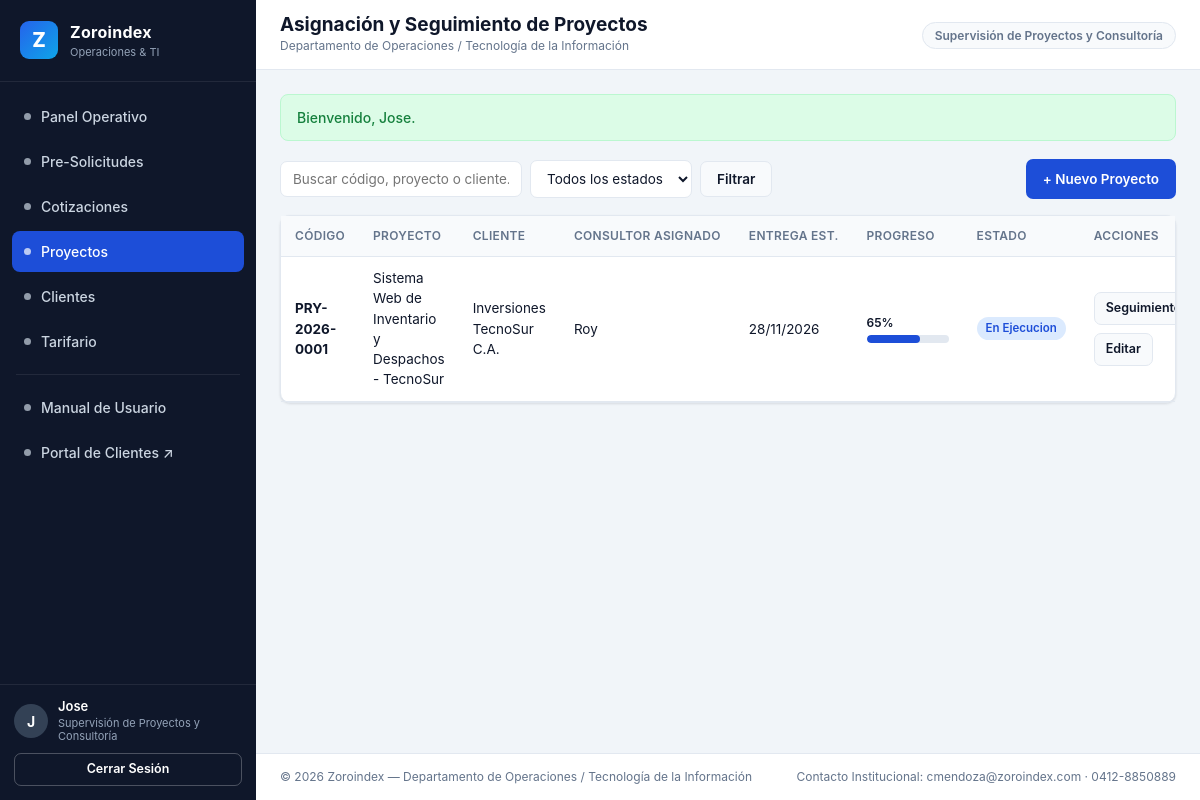
The app's page /proyectos.php (signed in) with its own data.
### tables this page shows
CREATE TABLE `proyectos` (
  `id` INT UNSIGNED NOT NULL AUTO_INCREMENT,
  `codigo` VARCHAR(30) NOT NULL,
  `cotizacion_id` INT UNSIGNED DEFAULT NULL,
  `cliente_id` INT UNSIGNED NOT NULL,
  `supervisor_id` INT UNSIGNED NOT NULL,
  `consultor_id` INT UNSIGNED DEFAULT NULL,
  `nombre_proyecto` VARCHAR(160) NOT NULL,
  `descripcion` TEXT DEFAULT NULL,
  `fecha_inicio` DATE DEFAULT NULL,
  `fecha_entrega_est` DATE DEFAULT NULL,
  `progreso` TINYINT UNSIGNED NOT NULL DEFAULT 0,
  `estado` ENUM('Planificado','En Ejecucion','En Pruebas','Entregado','Pausado') NOT NULL DEFAULT 'Planificado',
  `creado_en` DATETIME NOT NULL DEFAULT CURRENT_TIMESTAMP,
  `actualizado_en` DATETIME NOT NULL DEFAULT CURRENT_TIMESTAMP ON UPDATE CURRENT_TIMESTAMP,
  PRIMARY KEY (`id`),
  UNIQUE KEY `uk_proyectos_codigo` (`codigo`),
  KEY `idx_pry_cliente` (`cliente_id`),
  KEY `idx_pry_consultor` (`consultor_id`),
  KEY `idx_pry_estado` (`estado`),
  CONSTRAINT `fk_pry_cot` FOREIGN KEY (`cotizacion_id`) REFERENCES `cotizaciones` (`id`) ON DELETE SET NULL ON UPDATE CASCADE,
  CONSTRAINT `fk_pry_cliente` FOREIGN KEY (`cliente_id`) REFERENCES `clientes` (`id`) ON UPDATE CASCADE,
  CONSTRAINT `fk_pry_supervisor` FOREIGN KEY (`supervisor_id`) REFERENCES `usuarios` (`id`) ON UPDATE CASCADE,
  CONSTRAINT `fk_pry_consultor` FOREIGN KEY (`consultor_id`) REFERENCES `usuarios` (`id`) ON DELETE SET NULL ON UPDATE CASCADE
);

CREATE TABLE `usuarios` (
  `id` INT UNSIGNED NOT NULL AUTO_INCREMENT,
  `rol_id` INT UNSIGNED NOT NULL,
  `nombre_completo` VARCHAR(120) NOT NULL,
  `usuario` VARCHAR(60) NOT NULL,
  `correo` VARCHAR(120) NOT NULL,
  `telefono` VARCHAR(30) DEFAULT NULL,
  `password_hash` VARCHAR(255) NOT NULL,
  `activo` TINYINT(1) NOT NULL DEFAULT 1,
  `ultimo_acceso` DATETIME DEFAULT NULL,
  `creado_en` DATETIME NOT NULL DEFAULT CURRENT_TIMESTAMP,
  PRIMARY KEY (`id`),
  UNIQUE KEY `uk_usuarios_usuario` (`usuario`),
  UNIQUE KEY `uk_usuarios_correo` (`correo`),
  KEY `idx_usuarios_rol` (`rol_id`),
  CONSTRAINT `fk_usuarios_rol` FOREIGN KEY (`rol_id`) REFERENCES `roles` (`id`) ON UPDATE CASCADE
);

CREATE TABLE `clientes` (
  `id` INT UNSIGNED NOT NULL AUTO_INCREMENT,
  `razon_social` VARCHAR(150) NOT NULL,
  `documento_rif` VARCHAR(30) NOT NULL,
  `contacto_principal` VARCHAR(120) NOT NULL,
  `correo` VARCHAR(120) NOT NULL,
  `telefono` VARCHAR(30) NOT NULL,
  `direccion` VARCHAR(255) DEFAULT NULL,
  `sector` VARCHAR(80) DEFAULT NULL,
  `activo` TINYINT(1) NOT NULL DEFAULT 1,
  `creado_en` DATETIME NOT NULL DEFAULT CURRENT_TIMESTAMP,
  PRIMARY KEY (`id`),
  UNIQUE KEY `uk_clientes_rif` (`documento_rif`),
  KEY `idx_clientes_correo` (`correo`)
);

### includes/helpers.php (called while the page is built, shortened)
<?php
function e(?string $value): string
{
    return htmlspecialchars((string)$value, ENT_QUOTES, 'UTF-8');
}
function flash_get(): ?array
{
    if (!empty($_SESSION['flash'])) {
        $flash = $_SESSION['flash'];
        return $flash;
    }
    return null;
}
function format_date(?string $date): string
{
    $ts = strtotime($date);
    return $ts ? date('d/m/Y', $ts) : $date;
}
function badge_class(string $status): string
{
    $map = [
        'Recibida'     => 'badge-info',
        'En Revision'  => 'badge-warning',
        'Cotizada'     => 'badge-primary',
        'Borrador'     => 'badge-neutral',
        'Enviada'      => 'badge-info',
        'Aprobada'     => 'badge-success',
        'Rechazada'    => 'badge-danger',
        'Vencida'      => 'badge-neutral',
        'Cerrada'      => 'badge-neutral',
        'Planificado'  => 'badge-neutral',
        'En Ejecucion' => 'badge-primary',
        'En Pruebas'   => 'badge-warning',
        'Entregado'    => 'badge-success',
        'Pausado'      => 'badge-danger',
        'Baja'         => 'badge-neutral',
        'Media'        => 'badge-info',
        'Alta'         => 'badge-warning',
        'Urgente'      => 'badge-danger',
        'Avance'       => 'badge-primary',
        'Calidad'      => 'badge-success',
        'Incidencia'   => 'badge-danger',
        'Entrega'      => 'badge-success',
    ];
    return $map[$status] ?? 'badge-neutral';
}

### includes/auth.php (called while the page is built, shortened)
<?php
require_once __DIR__ . '/helpers.php';
function role_permissions(): array
{
    return [
        'gerencia' => ['*'],
        'sup_atencion' => [
            'dashboard',
            'presolicitudes.view',
            'presolicitudes.create',
            'presolicitudes.edit',
            'presolicitudes.assign',
            'clientes.view',
            'clientes.manage',
            'cotizaciones.view',
            'proyectos.view',
        ],
        'sup_proyectos' => [
            'dashboard',
            'presolicitudes.view',
            'clientes.view',
            'cotizaciones.view',
            'cotizaciones.manage',
            'cotizaciones.approve',
            'tarifario.view',
            'tarifario.manage',
            'proyectos.view',
            'proyectos.manage',
            'proyectos.track',
        ],
        'operador' => [
            'dashboard',
            'presolicitudes.view',
            'presolicitudes.create',
            'presolicitudes.edit',
            'clientes.view',
            'clientes.manage',
        ],
        'consultor' => [
            'dashboard',
            'proyectos.view',
            'proyectos.track',
        ],
        'calidad' => [
            'dashboard',
            'presolicitudes.view',
            'cotizaciones.view',
            'proyectos.view',
            'proyectos.qa',
            'auditoria.view',
        ],
    ];
}
function current_user(): ?array
{
    return $_SESSION['user'] ?? null;
}
function has_permission(string $permission): bool
{
    $user = current_user();
    $perms = role_permissions()[$user['rol_codigo']] ?? [];
    return in_array($permission, $perms, true);
}

### proyectos.php (the view, shortened to what this page needs)
<?php
require_once __DIR__ . '/includes/layout.php';
$pdo = db();
$q      = trim((string)($_GET['q'] ?? ''));
$sql = 'SELECT pr.*, c.razon_social, us.nombre_completo AS supervisor_nombre, uc.nombre_completo AS consultor_nombre
        FROM proyectos pr
        INNER JOIN clientes c ON c.id = pr.cliente_id
        INNER JOIN usuarios us ON us.id = pr.supervisor_id
        LEFT JOIN usuarios uc ON uc.id = pr.consultor_id
        WHERE 1=1';
$params = [];
$sql .= ' ORDER BY pr.creado_en DESC';
$stmt = $pdo->prepare($sql);
$stmt->execute($params);
$rows = $stmt->fetchAll();
render_header('Asignación y Seguimiento de Proyectos', 'proyectos');
?>
<div class="toolbar">
    <form method="get" action="proyectos.php" class="toolbar-filters">
        <input type="text" name="q" value="<?= e($q) ?>" placeholder="Buscar código, proyecto o cliente...">
        <select name="estado">
            <option value="">Todos los estados</option>
        </select>
        <button type="submit" class="btn btn-secondary">Filtrar</button>
    </form>
    <?php if (has_permission('proyectos.manage')): ?>
        <a href="proyecto_form.php" class="btn btn-primary">+ Nuevo Proyecto</a>
    <?php endif; ?>
</div>
<section class="card">
    <div class="table-responsive">
        <table>
            <thead>
                <tr>
                    <th>Código</th>
                    <th>Proyecto</th>
                    <th>Cliente</th>
                    <th>Consultor Asignado</th>
                    <th>Entrega Est.</th>
                    <th>Progreso</th>
                    <th>Estado</th>
                    <th>Acciones</th>
                </tr>
            </thead>
            <tbody>
                <?php if (!$rows): ?>
                    <tr><td colspan="8" class="text-muted">No hay proyectos registrados.</td></tr>
                <?php else: ?>
                    <?php foreach ($rows as $r): ?>
                        <tr>
                            <td><strong><?= e($r['codigo']) ?></strong></td>
                            <td><?= e($r['nombre_proyecto']) ?></td>
                            <td><?= e($r['razon_social']) ?></td>
                            <td><?= e($r['consultor_nombre'] ?? 'Sin asignar') ?></td>
                            <td><?= e(format_date($r['fecha_entrega_est'])) ?></td>
                            <td style="min-width:110px;">
                                <div style="font-size:12px;font-weight:600;margin-bottom:3px;"><?= (int)$r['progreso'] ?>%</div>
                                <div class="progress-bar"><div class="progress-fill" style="width:<?= (int)$r['progreso'] ?>%"></div></div>
                            </td>
                            <td><span class="badge <?= e(badge_class($r['estado'])) ?>"><?= e($r['estado']) ?></span></td>
                            <td>
                                <div class="flex-gap">
                                    <a href="proyecto_ver.php?id=<?= (int)$r['id'] ?>" class="btn btn-secondary btn-sm">Seguimiento</a>
                                    <?php if (has_permission('proyectos.manage')): ?>
                                        <a href="proyecto_form.php?id=<?= (int)$r['id'] ?>" class="btn btn-secondary btn-sm">Editar</a>
                                    <?php endif; ?>
                                </div>
                            </td>
                        </tr>
                    <?php endforeach; ?>
                <?php endif; ?>
            </tbody>
        </table>
    </div>
</section>
<?php render_footer(); ?>

### includes/layout.php (shortened to what this page needs)
<?php
require_once __DIR__ . '/auth.php';
require_once __DIR__ . '/helpers.php';
function render_header(string $title, string $activeNav = 'dashboard'): void
{
    $user = require_login();
    $flash = flash_get();
    $navItems = [
        ['id' => 'dashboard',      'label' => 'Panel Operativo',   'href' => 'index.php',          'perm' => 'dashboard',           'icon' => 'grid'],
        ['id' => 'presolicitudes', 'label' => 'Pre-Solicitudes',   'href' => 'presolicitudes.php', 'perm' => 'presolicitudes.view', 'icon' => 'inbox'],
        ['id' => 'cotizaciones',   'label' => 'Cotizaciones',      'href' => 'cotizaciones.php',   'perm' => 'cotizaciones.view',   'icon' => 'file-text'],
        ['id' => 'proyectos',      'label' => 'Proyectos',         'href' => 'proyectos.php',      'perm' => 'proyectos.view',      'icon' => 'briefcase'],
        ['id' => 'clientes',       'label' => 'Clientes',          'href' => 'clientes.php',       'perm' => 'clientes.view',       'icon' => 'users'],
        ['id' => 'tarifario',      'label' => 'Tarifario',         'href' => 'tarifario.php',      'perm' => 'tarifario.view',      'icon' => 'tag'],
        ['id' => 'usuarios',       'label' => 'Usuarios y Roles',  'href' => 'usuarios.php',       'perm' => 'usuarios.manage',     'icon' => 'shield'],
        ['id' => 'auditoria',      'label' => 'Bitácora Auditoría','href' => 'auditoria.php',      'perm' => 'auditoria.view',      'icon' => 'activity'],
    ];
    ?>
<!DOCTYPE html>
<html lang="es">
<head>
    <link rel="stylesheet" href="assets/css/app.css">
</head>
<body>
<div class="app-shell">
    <aside class="sidebar" id="sidebar">
        <div class="sidebar-brand">
            <div class="brand-logo">Z</div>
            <div>
                <div class="brand-title"><?= e(APP_ORG) ?></div>
                <div class="brand-sub">Operaciones &amp; TI</div>
            </div>
        </div>
        <nav class="sidebar-nav">
            <?php foreach ($navItems as $item): ?>
                <?php if (has_permission($item['perm'])): ?>
                    <a href="<?= e($item['href']) ?>"
                       class="nav-link <?= $activeNav === $item['id'] ? 'active' : '' ?>">
                        <span class="nav-dot"></span>
                        <span><?= e($item['label']) ?></span>
                    </a>
                <?php endif; ?>
            <?php endforeach; ?>
            <div class="nav-divider"></div>
            <a href="manual.php" class="nav-link <?= $activeNav === 'manual' ? 'active' : '' ?>">
                <span class="nav-dot"></span>
                <span>Manual de Usuario</span>
            </a>
            <a href="portal.php" class="nav-link" target="_blank" rel="noopener">
                <span class="nav-dot"></span>
                <span>Portal de Clientes &#8599;</span>
            </a>
        </nav>
        <div class="sidebar-footer">
            <div class="user-card">
                <div class="user-avatar"><?= e(strtoupper(substr($user['nombre_completo'], 0, 1))) ?></div>
                <div class="user-meta">
                    <div class="user-name"><?= e($user['nombre_completo']) ?></div>
                    <div class="user-role"><?= e($user['rol_nombre']) ?></div>
                </div>
            </div>
            <a href="logout.php" class="btn btn-outline btn-sm btn-block">Cerrar Sesión</a>
        </div>
    </aside>
    <div class="main-wrapper">
        <header class="topbar">
            <div class="topbar-left">
                <div>
                    <h1 class="page-title"><?= e($title) ?></h1>
                    <div class="page-subtitle"><?= e(APP_DEPT) ?></div>
                </div>
            </div>
            <div class="topbar-right">
                <span class="topbar-pill"><?= e($user['rol_nombre']) ?></span>
            </div>
        </header>
        <main class="main-content">
            <?php if ($flash): ?>
                <div class="alert alert-<?= e($flash['type']) ?>" role="alert">
                    <?= e($flash['message']) ?>
                </div>
            <?php endif; ?>
    <?php
}
function render_footer(): void
{
    ?>
        </main>
        <footer class="app-footer">
            <span>&copy; <?= date('Y') ?> <?= e(APP_ORG) ?> &mdash; <?= e(APP_DEPT) ?></span>
            <span>Contacto Institucional: <?= e(APP_CONTACT_EMAIL) ?> &middot; <?= e(APP_CONTACT_PHONE) ?></span>
        </footer>
    </div>
</div>
</body>
</html>
    <?php
}

### records on screen
proyectos: supervisor.nombre_completo "J", supervisor.nombre_completo "Jose", codigo "PRY-2026-0001", nombre_proyecto "Sistema Web de Inventario y Despachos - TecnoSur", cliente.razon_social "Inversiones TecnoSur C.A.", consultor.nombre_completo "Roy", fecha_entrega_est "28/11/2026", progreso "65", estado "En Ejecucion"

### other values on screen
APP_ORG "Zoroindex"
$item['label'] "Panel Operativo"
$item['label'] "Pre-Solicitudes"
$item['label'] "Cotizaciones"
$item['label'] "Proyectos"
$item['label'] "Clientes"
$item['label'] "Tarifario"
$user['rol_nombre'] "Supervisión de Proyectos y Consultoría"
$title "Asignación y Seguimiento de Proyectos"
APP_DEPT "Departamento de Operaciones / Tecnología de la Información"
$flash['message'] "Bienvenido, Jose."
APP_CONTACT_EMAIL "cmendoza@zoroindex.com"
APP_CONTACT_PHONE "0412-8850889"
